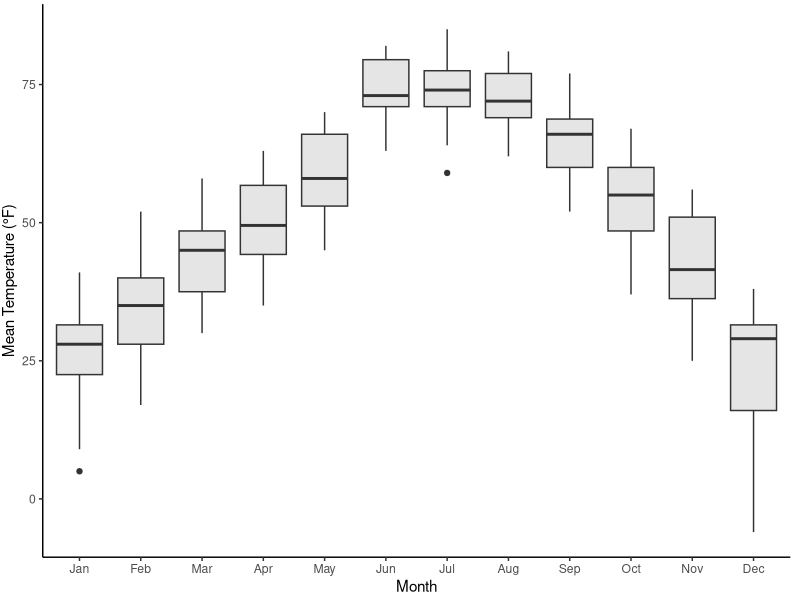
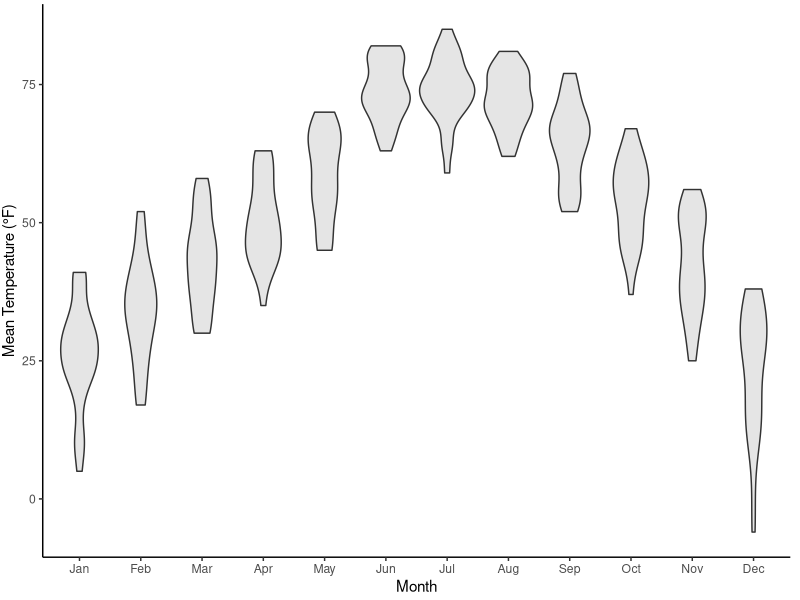
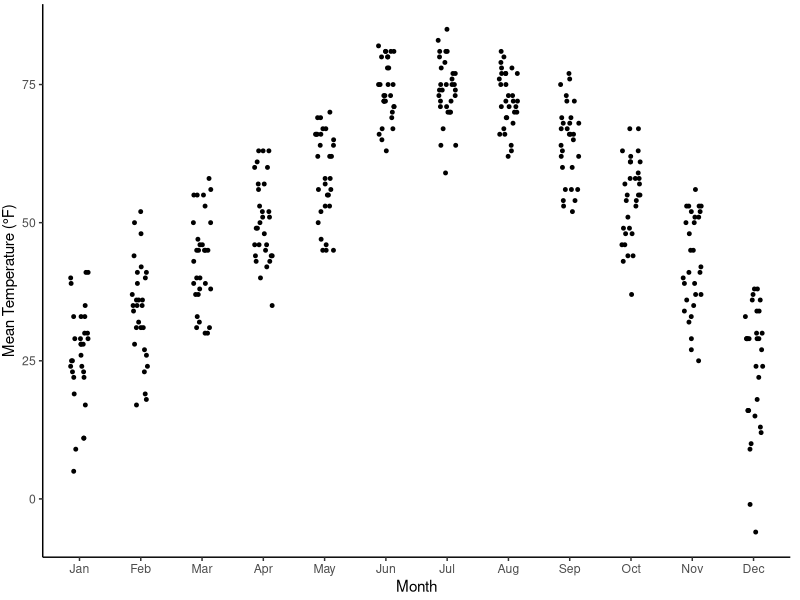
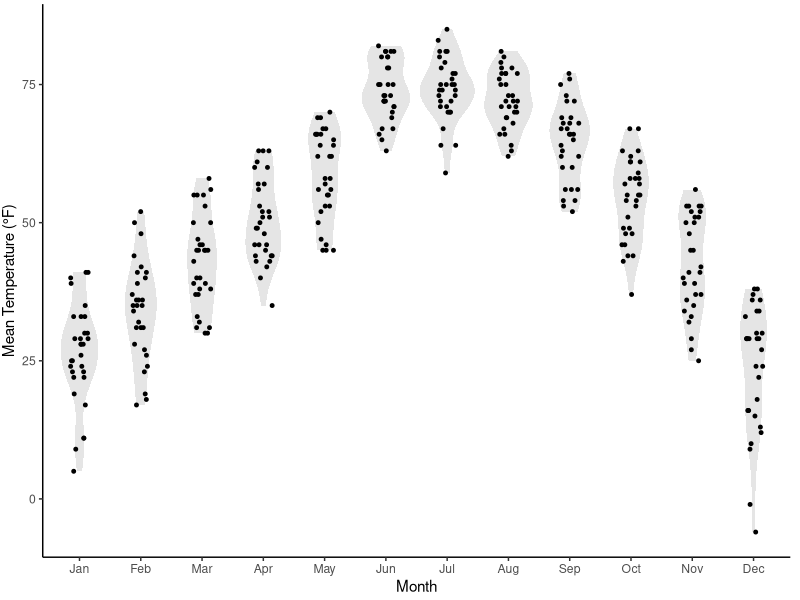
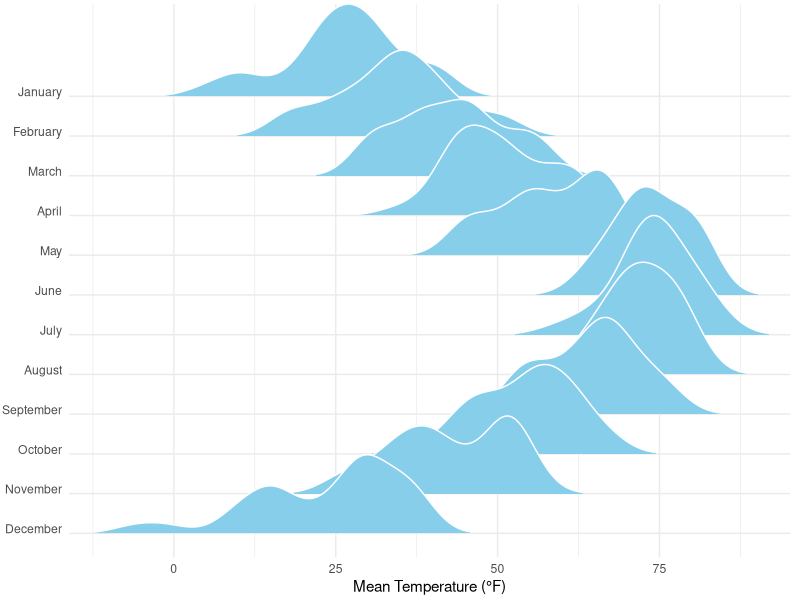

These figures' R source, in order:
## ---- chunk 1
knitr::opts_chunk$set(echo = TRUE,
                      collapse = TRUE,
                      comment = '#>')
library(ggplot2)
library(dplyr)
library(forcats)
library(ggridges)
## ---- chunk 2
# Data
data(lincoln_weather)

lincoln_df <- lincoln_weather %>%
  mutate(month_short = fct_recode(Month, Jan = 'January', Feb = 'February',
                                  Mar = 'March', Apr = 'April', May = 'May',
                                  Jun = 'June', Jul = 'July', Aug = 'August',
                                  Sep = 'September', Oct = 'October',
                                  Nov = 'November', Dec = 'December')) %>%
  mutate(month_short = fct_rev(month_short))

ggplot(lincoln_df, aes(x = month_short, y = `Mean Temperature [F]`)) +
  geom_boxplot(fill = 'grey90') +
  xlab('Month') +
  ylab('Mean Temperature (°F)') +
  theme_classic() +
  theme(plot.margin = margin(3, 7, 3, 1.5))
## ---- chunk 3
ggplot(lincoln_df, aes(x = month_short, y = `Mean Temperature [F]`)) +
  geom_violin(fill = 'grey90') +
  xlab('Month') +
  ylab('Mean Temperature (°F)') +
  theme_classic() +
  theme(plot.margin = margin(3, 7, 3, 1.5))
## ---- chunk 4
ggplot(lincoln_df, aes(x = month_short, y = `Mean Temperature [F]`)) +
  geom_point(position = position_jitter(width = .15, height = 0, seed = 320), size = 1) +
  xlab('Month') +
  ylab('Mean Temperature (°F)') +
  theme_classic() +
  theme(plot.margin = margin(3, 7, 3, 1.5))
## ---- chunk 5
ggplot(lincoln_df, aes(x = month_short, y = `Mean Temperature [F]`)) +
  geom_violin(color = 'transparent', fill = 'grey90') +
  geom_point(position = position_jitter(width = .15, height = 0, seed = 320), size = 1) +
  xlab('Month') +
  ylab('Mean Temperature (°F)') +
  theme_classic() +
  theme(plot.margin = margin(3, 7, 3, 1.5))
## ---- chunk 6
ggplot(lincoln_df, aes(x = `Mean Temperature [F]`, y = `Month`)) +
  geom_density_ridges(scale = 3, rel_min_height = 0.01,
                      bandwidth = 3.4, fill = 'skyblue', color = 'white') + 
  scale_x_continuous(name = 'Mean Temperature (°F)',
                     expand = c(0, 0), breaks = c(0, 25, 50, 75)) +
  scale_y_discrete(name = NULL) +
  theme_minimal() +
  theme(axis.text.y = element_text(vjust = 0),
        plot.margin = margin(3, 7, 3, 1.5))
## ---- chunk 7
#movie_lengths <- read.csv('./Data_Visualization/data/movie_lengths.csv')

#ggplot(movie_lengths, aes(x = length, y = year, group = year)) +
#  geom_density_ridges (scale = 10, size = 0.25,
#                       rel_min_height = 0.03, fill = 'grey85', na.rm = TRUE) + 
#  scale_x_continuous(limits = c(0, 200),
#                     expand = c(0, 0),
#                     name = 'Length (Minutes)') +
#  scale_y_reverse(breaks = c(2000, 1980, 1960, 1940, 1920),
#                  limits = c(2005, 1903), expand = c(0, 0)) + 
#  theme_light() +
#  theme(panel.border = element_blank(),
#        plot.margin = margin (3, 14, 3, 1.5))
## ---- chunk 8
#all_house_88_113 <- read.csv('./Data_Visualization/data/all_house_88_113.csv')

#ggplot(all_house_88_113, aes(x = dim_1, y = year1,
#                             group = interaction(party_code, factor(year1)),
#                             fill = interaction(party_code, factor(year1)))) + 
#  geom_density_ridges(scale = 5, size = 0.25, rel_min_height = 0.01, 
#                      alpha = 0.9, color = 'white') +
#  scale_x_continuous(name = 'DW-NOMINATE score',
#                     limits = c(-.8, 1.3),
#                     breaks = seq(-1, 1, 0.25)) +
#  scale_y_reverse(name = 'Year', expand = c(0, 0),
#                  breaks = c(seq(2013, 1963, -10))) +
#  scale_fill_cyclical(breaks = c('100.1963', '200.1963'),
#                      labels = c(`100.1963` = 'Democrats ', `200.1963` = 'Republicans'),
#                      values = c('#4040ff', '#ff4040', '#6060ff', '#ff6060'),
#                      name = NULL, guide = 'legend') +
#  theme_light() +
#  theme(panel.border = element_blank(),
#        axis.text.y = element_text(vjust = 0),
#        legend.position = c(1, 1),
#        legend.justification = c(1, 1),
#        legend.direction = 'horizontal',
#        legend.background = element_rect(fill = 'white'))
